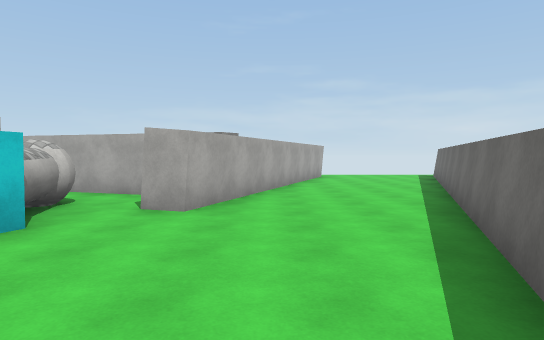
view 1 (above)

22 first-person views from a walk through a 3-D level made in the Unity game engine. The camera is 1.5 m above the floor, tilts 2° down and sees 75° across. The floor is counted in squares, 2 m on a side. Each view is taken from the middle of a square. On the plan, view 1 faces up. The plan holds only what a view shows up to about 11 squares ahead; the rest is blank. The place goes on beyond the plan. Surface patterns are stand-ins for the level's own textures.

view 2
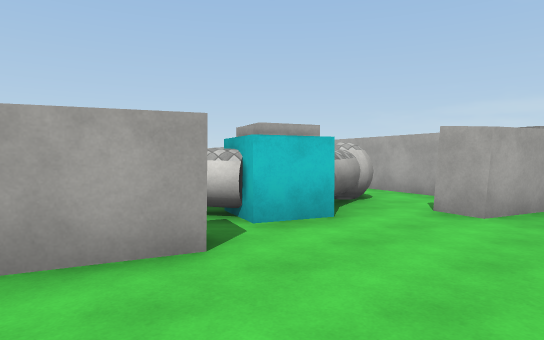

view 3
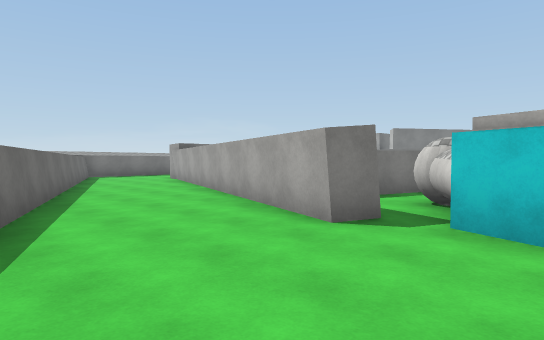

view 4
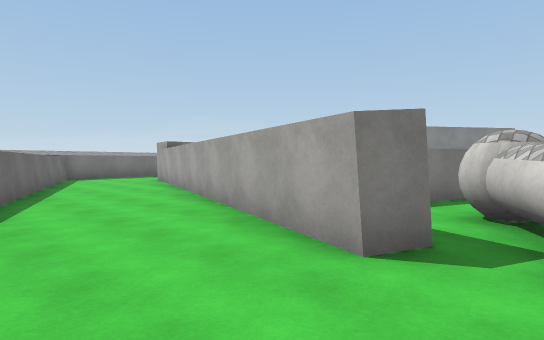

view 5
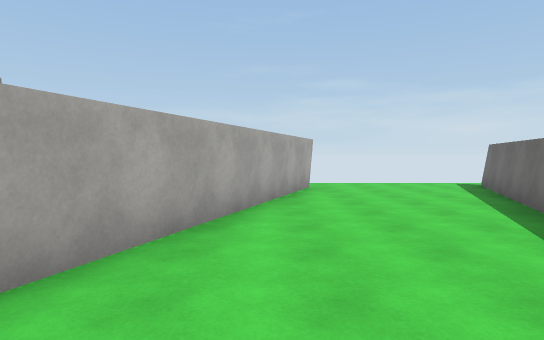

view 6
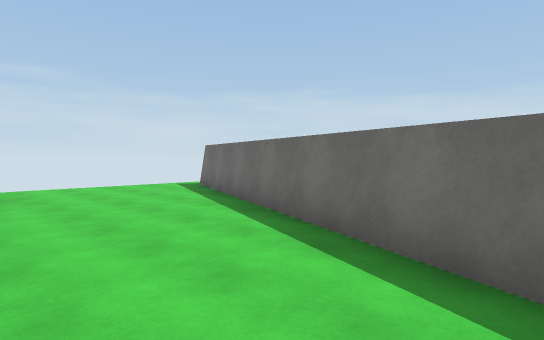

view 7
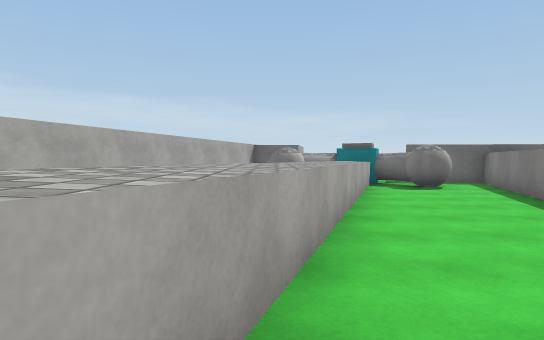

view 8
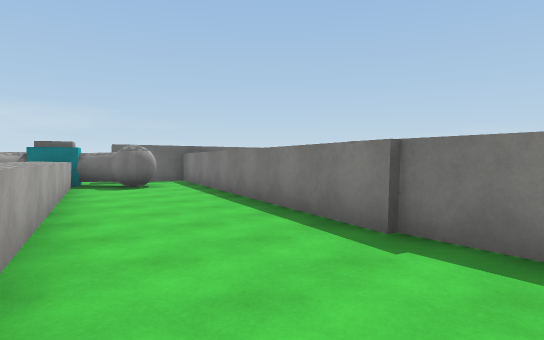

view 9
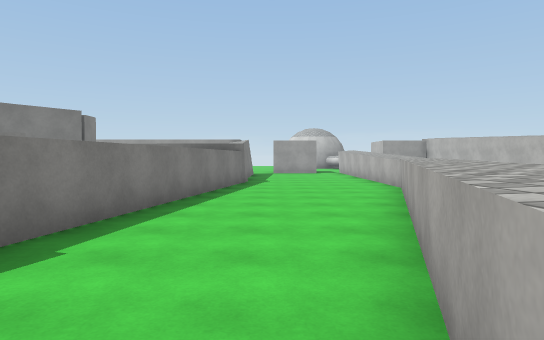

view 10
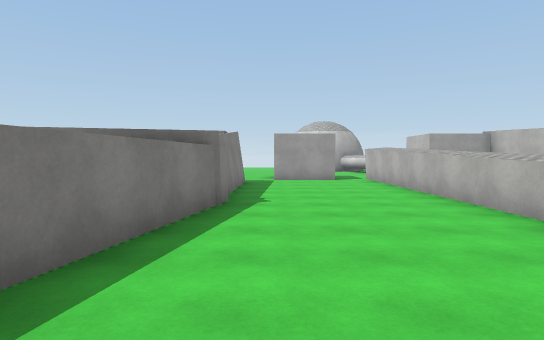

view 11
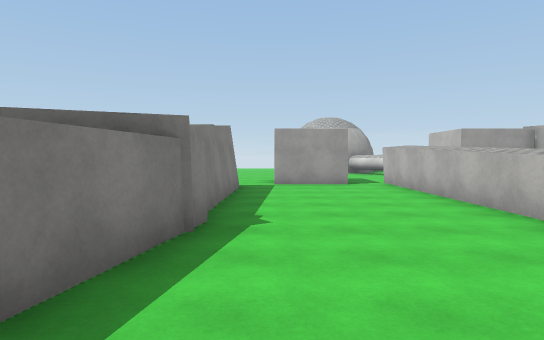

view 12
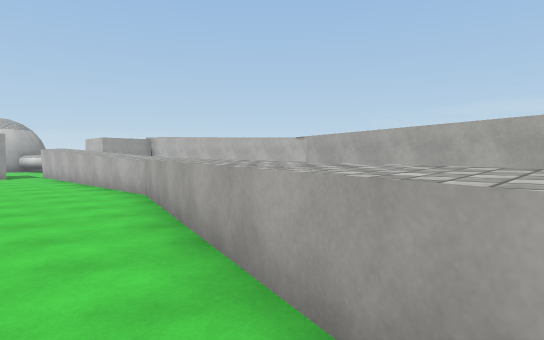

view 13
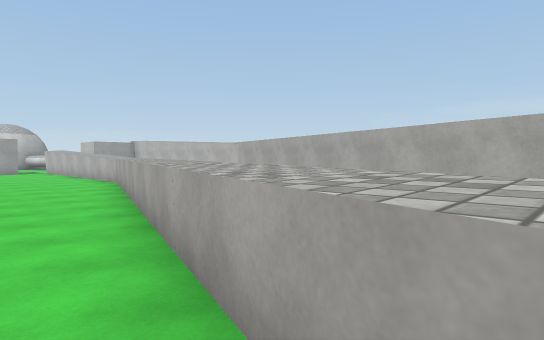

view 14
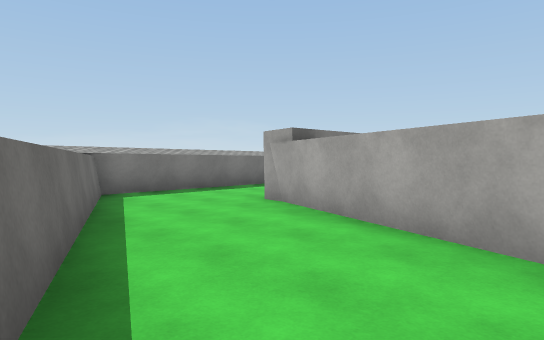

view 15
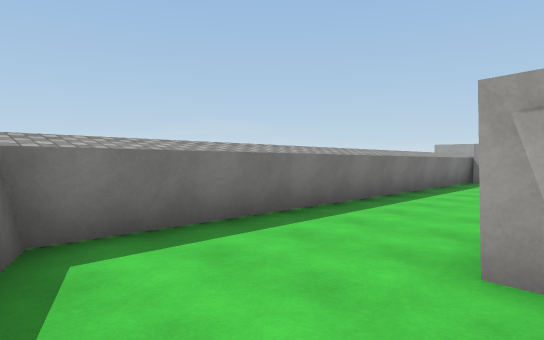

view 16
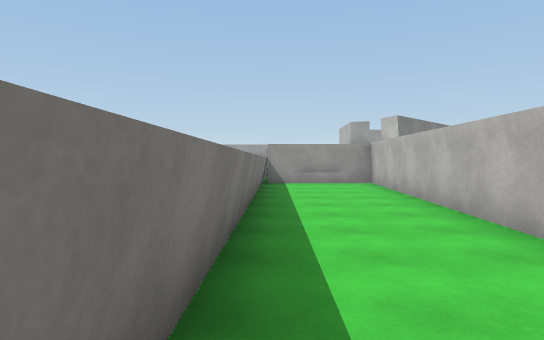

view 17
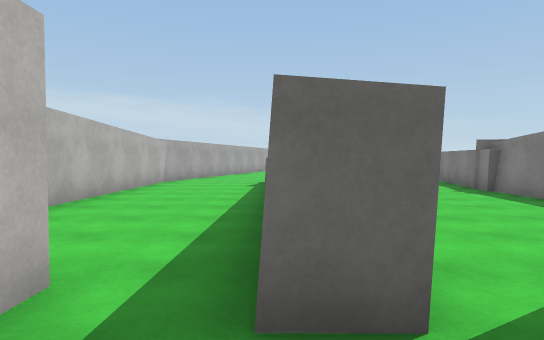

view 18
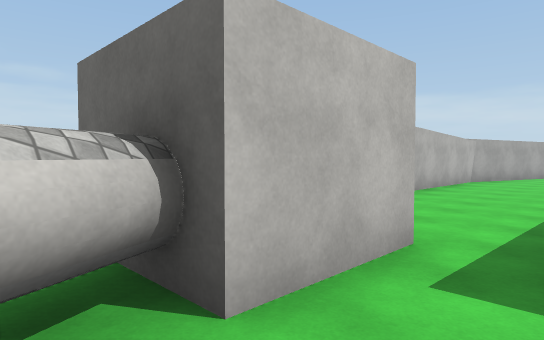

view 19
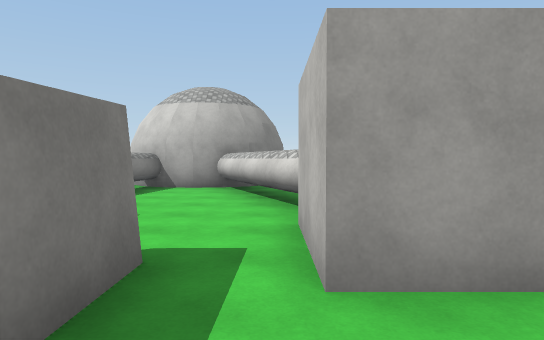

view 20
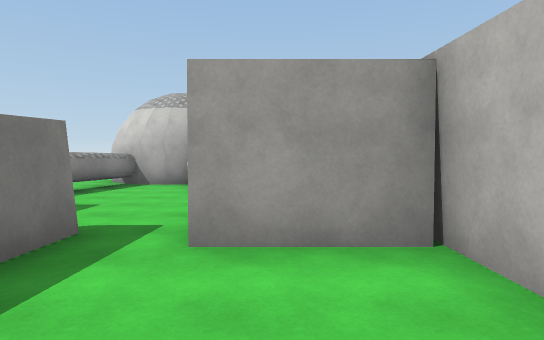

view 21
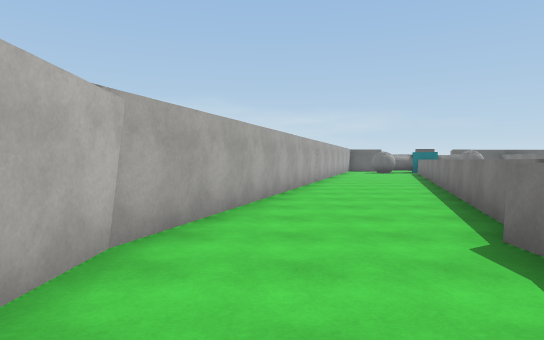

view 22
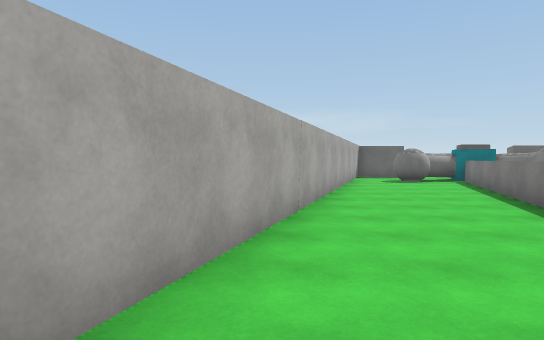

### Floor plan
Key: @ floor where view 1 was taken; # wall or solid block; x gap in a wall; . floor; = window, fence, low wall or low ledge; ^ raised ledge; B white ball; C white cube.
Columns run from 34 left of view 1 to 7 right of it. Each row starts with its distance up from view 1.
 15                                     ......
 14                                    ##....#
 13        ###########                 #....##
 12        #.........####              #....#
 11     ####............####          ##...##
 10   ###..................####       #....#
  9 ###....########^^.........####    #....#
  8 #...............^^^^.........######...##
  7 ###    #...........^^^^.........##....#
  6        #..............^^^^....B..#...##
  5        #.................^^^=.BBx#...#
  4        .#######.............^^CC....##
  3               #######........BCC....#
  2                     #####....B......#
  1                         ####...#...
  0                            #####..@
 -1                               #...#
 -2                               #...#
 -3                              ##...#
 -4                              #...##
 -5                              #...#
 -6                             ##..##
 -7                     #########...#
 -8                     ^...........#
 -9                     ^..........#
-10                    #...........#
-11                    #############

Positions as (right, up) in squares from view 1, and headings:
1: (0, 0), facing up
2: (0, 0), facing up-left
3: (1, 4), facing down-left
4: (0, 3), facing down-left
5: (1, 5), facing up
6: (1, 6), facing up-right
7: (-14, 6), facing right
8: (-14, 6), facing down-right
9: (-10, 5), facing left
10: (-15, 5), facing left
11: (-17, 5), facing left
12: (-12, 5), facing up-left
13: (-8, 4), facing up-left
14: (-1, -3), facing down-left
15: (-3, -7), facing down-left
16: (-4, -10), facing left
17: (-29, 9), facing right
18: (-30, 9), facing up-right
19: (-25, 10), facing left
20: (-24, 11), facing left
21: (-21, 11), facing right
22: (-15, 10), facing right
